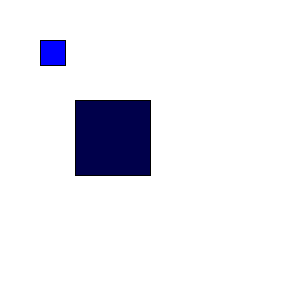
Frame 1 (no input)
Frame 60 (the mouse pressed at the canvas centre just before this capture): identical to frame 1, image omitted
Frame 120 (the mouse held since frame 60 and released just before this capture): identical to frame 1, image omitted

The Processing sketch that drew this single still picture (run headless with seeded random() and noise(); from frame 60 on, the mouse is pressed at the canvas centre):

// Processing sketch: processing_58471
// ── processing_58471.pde

  Dikdortgen d1=new Dikdortgen(40,40,255,25);
  Dikdortgen d2=new Dikdortgen(75,100,75,75);
  
void setup()
{
  size(300, 300);
  background(255);
}

void draw()
{
  d1.ddd();
  d2.ddd();
}
  
class Dikdortgen {
int x,y,z;
int rectangleSize;

Dikdortgen(int x1,int y1,int z1, int r)
{
  x=x1;
  y=y1;
  z=z1;
  rectangleSize=r;
}

void ddd()
{
  fill(0,0,z);
  rect(x,y, rectangleSize, rectangleSize);
}

}
